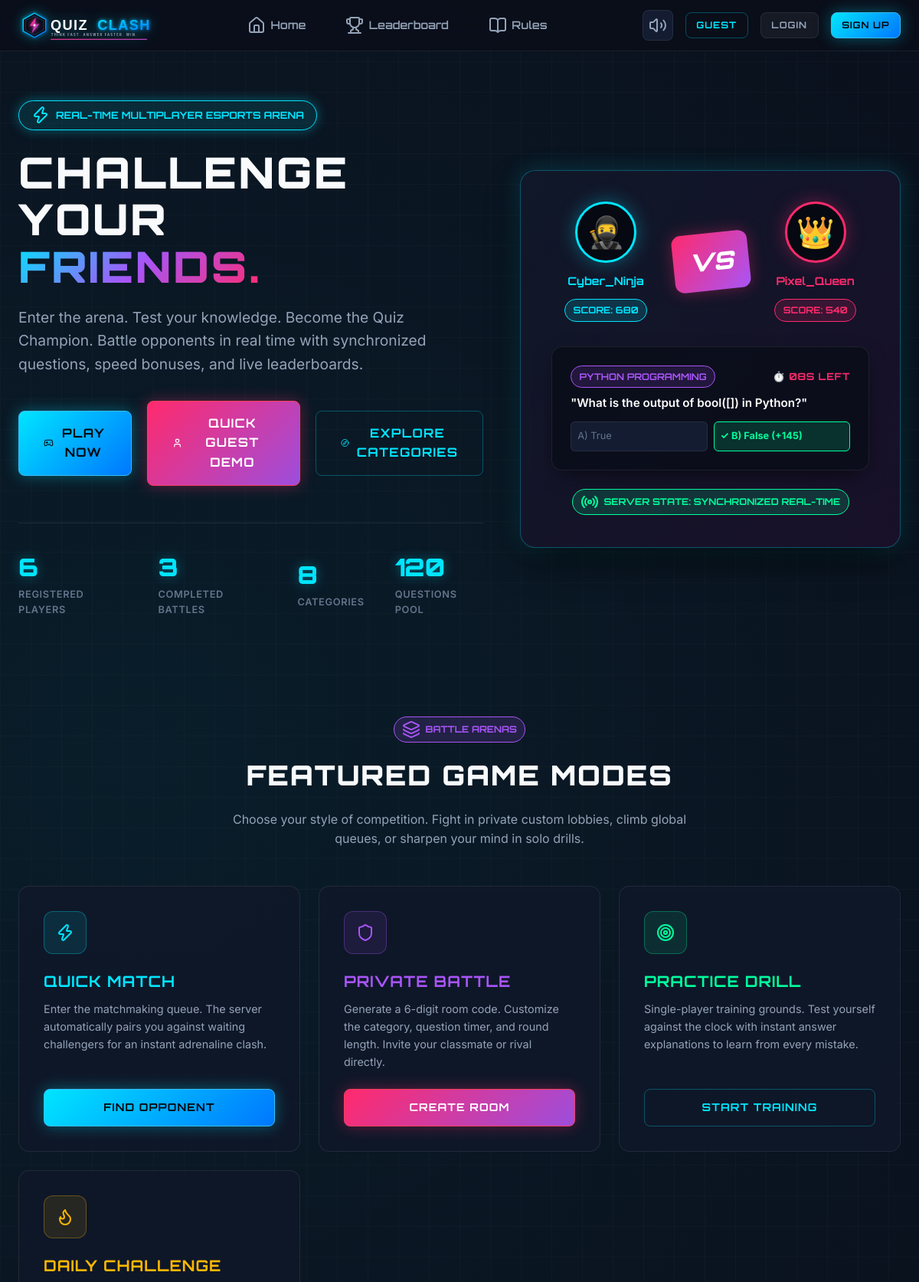
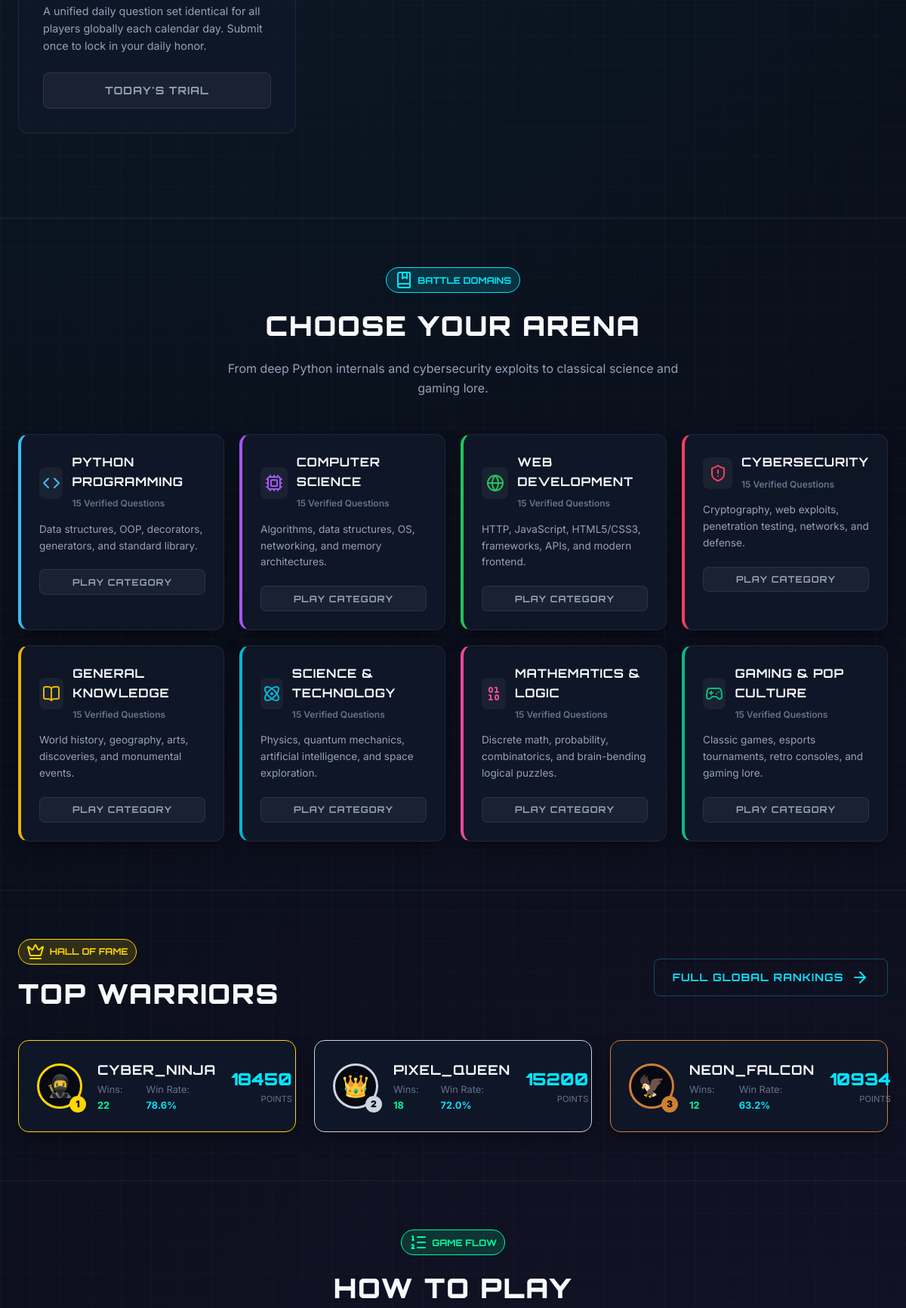
The page / (upper part) on the database its author committed (2 pictures, top to bottom).
### models/question.py (models this page shows, shortened)
class Category(db.Model):
    __tablename__ = 'categories'
    id = db.Column(db.Integer, primary_key=True)
    name = db.Column(db.String(80), unique=True, nullable=False)
    slug = db.Column(db.String(80), unique=True, nullable=False)
    description = db.Column(db.String(255), nullable=True)
    icon_name = db.Column(db.String(50), default='zap')
    color_hex = db.Column(db.String(20), default='#00E5FF')
    questions = db.relationship('Question', backref='category', lazy='dynamic', cascade='all, delete-orphan')

### models/user.py (models this page shows, shortened)
class User(db.Model):
    __tablename__ = 'users'
    id = db.Column(db.Integer, primary_key=True)
    username = db.Column(db.String(40), unique=True, nullable=False, index=True)
    email = db.Column(db.String(120), unique=True, nullable=True)
    password_hash = db.Column(db.String(255), nullable=False)
    avatar = db.Column(db.String(50), default='cyber_ninja')
    is_guest = db.Column(db.Boolean, default=False)
    is_admin = db.Column(db.Boolean, default=False)
    created_at = db.Column(db.DateTime, default=lambda: datetime.now(timezone.utc))
    last_active = db.Column(db.DateTime, default=lambda: datetime.now(timezone.utc))
    stats = db.relationship('PlayerStats', backref='user', uselist=False, cascade='all, delete-orphan')
    achievements = db.relationship('UserAchievement', backref='user', lazy='dynamic', cascade='all, delete-orphan')
    participations = db.relationship('MatchParticipant', backref='user', lazy='dynamic')

class PlayerStats(db.Model):
    __tablename__ = 'player_stats'
    id = db.Column(db.Integer, primary_key=True)
    user_id = db.Column(db.Integer, db.ForeignKey('users.id', ondelete='CASCADE'), nullable=False, unique=True)
    total_games = db.Column(db.Integer, default=0)
    wins = db.Column(db.Integer, default=0)
    losses = db.Column(db.Integer, default=0)
    draws = db.Column(db.Integer, default=0)
    total_score = db.Column(db.Integer, default=0)
    highest_score = db.Column(db.Integer, default=0)
    current_streak = db.Column(db.Integer, default=0)
    max_streak = db.Column(db.Integer, default=0)
    total_correct = db.Column(db.Integer, default=0)
    total_answered = db.Column(db.Integer, default=0)
    @property
    def win_rate(self) -> float:
        if self.total_games == 0:
            return 0.0
        return round((self.wins / self.total_games) * 100, 1)

### routes/main.py (the view)
@main_bp.route('/')
def index():
    total_players = User.query.filter_by(is_guest=False).count()
    total_battles = MatchHistory.query.count()
    total_categories = Category.query.count()
    total_questions = Question.query.count()
    top_players = (
        db.session.query(User, PlayerStats)
        .join(PlayerStats, User.id == PlayerStats.user_id)
        .filter(User.is_guest == False)
        .order_by(PlayerStats.total_score.desc())
        .limit(3)
        .all()
    )
    categories = Category.query.all()
    return render_template(
        'index.html',
        total_players=total_players,
        total_battles=total_battles,
        total_categories=total_categories,
        total_questions=total_questions,
        top_players=top_players,
        categories=categories
    )

### templates/index.html (shortened to what this page needs)
{% extends "base.html" %}
{% block content %}
<section class="hero-section">
  <div class="container hero-grid">
    <div>
      <div class="hero-badge">
        <i data-lucide="zap"></i> REAL-TIME MULTIPLAYER ESPORTS ARENA
      </div>
      <h1 class="hero-title">
        CHALLENGE YOUR <br>
        <span class="gradient-text">FRIENDS.</span>
      </h1>
      <p class="hero-lead">
        Enter the arena. Test your knowledge. Become the Quiz Champion. Battle opponents in real time with synchronized questions, speed bonuses, and live leaderboards.
      </p>
      <div class="hero-actions">
        {% if session.get('user_id') %}
          <a href="{{ url_for('dashboard.dashboard_view') }}" class="btn-cyber btn-cyber-primary btn-lg">
            <i data-lucide="swords"></i> Enter Arena
          </a>
        {% else %}
          <a href="{{ url_for('auth.register') }}" class="btn-cyber btn-cyber-primary btn-lg">
            <i data-lucide="gamepad-2"></i> Play Now
          </a>
          <a href="{{ url_for('auth.guest_login') }}" class="btn-cyber btn-cyber-secondary btn-lg">
            <i data-lucide="user"></i> Quick Guest Demo
          </a>
        {% endif %}
        <a href="#categories" class="btn-cyber btn-cyber-outline btn-lg">
          <i data-lucide="compass"></i> Explore Categories
        </a>
      </div>
      <div class="hero-stats-bar">
        <div class="hero-stat-item">
          <span class="hero-stat-val">{{ total_players }}</span>
          <span class="hero-stat-label">Registered Players</span>
        </div>
        <div class="hero-stat-item">
          <span class="hero-stat-val">{{ total_battles }}</span>
          <span class="hero-stat-label">Completed Battles</span>
        </div>
        <div class="hero-stat-item">
          <span class="hero-stat-val">{{ total_categories }}</span>
          <span class="hero-stat-label">Categories</span>
        </div>
        <div class="hero-stat-item">
          <span class="hero-stat-val">{{ total_questions }}</span>
          <span class="hero-stat-label">Questions Pool</span>
        </div>
      </div>
    </div>
    <div class="hero-pvp-card">
      <div class="pvp-display">
        <div class="pvp-fighter fighter-p1">
          <div class="fighter-avatar">🥷</div>
          <span class="fighter-name text-cyan">Cyber_Ninja</span>
          <span class="badge-cyber badge-cyan">Score: 680</span>
        </div>
        <div class="pvp-vs-emblem">VS</div>
        <div class="pvp-fighter fighter-p2">
          <div class="fighter-avatar">👑</div>
          <span class="fighter-name text-pink">Pixel_Queen</span>
          <span class="badge-cyber badge-pink">Score: 540</span>
        </div>
      </div>
      <div class="cyber-card" style="background: rgba(10, 14, 26, 0.9); margin-bottom: 1.5rem;">
        <div style="display: flex; justify-content: space-between; align-items: center; margin-bottom: 0.5rem;">
          <span class="badge-cyber badge-purple">Python Programming</span>
          <span class="text-pink font-heading" style="font-size: 0.8rem; font-weight: 700;">⏱️ 08s Left</span>
        </div>
        <p style="font-size: 0.95rem; font-weight: 600; color: #fff;">
          "What is the output of bool([]) in Python?"
        </p>
        <div style="display: grid; grid-template-columns: 1fr 1fr; gap: 0.5rem; margin-top: 0.75rem;">
          <div style="padding: 0.5rem; background: var(--bg-surface); border-radius: 6px; font-size: 0.8rem; border: 1px solid var(--border-subtle); color: var(--text-muted);">A) True</div>
          <div style="padding: 0.5rem; background: rgba(0, 255, 157, 0.15); border: 1px solid var(--neon-green); border-radius: 6px; font-size: 0.8rem; color: var(--neon-green); font-weight: 700;">✓ B) False (+145)</div>
        </div>
      </div>
      <div style="text-align: center;">
        <span class="badge-cyber badge-green"><i data-lucide="radio"></i> Server State: Synchronized Real-Time</span>
      </div>
    </div>
  </div>
</section>
<section class="container" style="padding: 4rem 1.5rem;">
  <div style="text-align: center; max-width: 650px; margin: 0 auto;">
    <span class="badge-cyber badge-purple"><i data-lucide="layers"></i> Battle Arenas</span>
    <h2 style="font-size: 2.25rem; font-weight: 900; margin: 0.75rem 0 1rem 0;">FEATURED GAME MODES</h2>
    <p style="color: var(--text-secondary);">Choose your style of competition. Fight in private custom lobbies, climb global queues, or sharpen your mind in solo drills.</p>
  </div>
  <div class="modes-grid">
    <div class="mode-card">
      <div>
        <div class="mode-icon"><i data-lucide="zap"></i></div>
        <h3 class="mode-title text-cyan">Quick Match</h3>
        <p class="mode-desc">Enter the matchmaking queue. The server automatically pairs you against waiting challengers for an instant adrenaline clash.</p>
      </div>
      <a href="{% if session.get('user_id') %}{{ url_for('dashboard.dashboard_view') }}{% else %}{{ url_for('auth.login') }}{% endif %}" class="btn-cyber btn-cyber-primary btn-block">
        Find Opponent
      </a>
    </div>
    <div class="mode-card">
      <div>
        <div class="mode-icon" style="color: var(--neon-purple); border-color: var(--border-purple); background: rgba(168, 85, 247, 0.1);"><i data-lucide="shield"></i></div>
        <h3 class="mode-title text-purple">Private Battle</h3>
        <p class="mode-desc">Generate a 6-digit room code. Customize the category, question timer, and round length. Invite your classmate or rival directly.</p>
      </div>
      <a href="{% if session.get('user_id') %}{{ url_for('dashboard.dashboard_view') }}{% else %}{{ url_for('auth.login') }}{% endif %}" class="btn-cyber btn-cyber-secondary btn-block">
        Create Room
      </a>
    </div>
    <div class="mode-card">
      <div>
        <div class="mode-icon" style="color: var(--neon-green); border-color: rgba(0, 255, 157, 0.3); background: rgba(0, 255, 157, 0.1);"><i data-lucide="target"></i></div>
        <h3 class="mode-title text-green">Practice Drill</h3>
        <p class="mode-desc">Single-player training grounds. Test yourself against the clock with instant answer explanations to learn from every mistake.</p>
      </div>
      <a href="{% if session.get('user_id') %}{{ url_for('dashboard.practice_view') }}{% else %}{{ url_for('auth.login') }}{% endif %}" class="btn-cyber btn-cyber-outline btn-block">
        Start Training
      </a>
    </div>
    <div class="mode-card">
      <div>
        <div class="mode-icon" style="color: var(--neon-amber); border-color: rgba(255, 184, 0, 0.3); background: rgba(255, 184, 0, 0.1);"><i data-lucide="flame"></i></div>
        <h3 class="mode-title text-amber">Daily Challenge</h3>
        <p class="mode-desc">A unified daily question set identical for all players globally each calendar day. Submit once to lock in your daily honor.</p>
      </div>
      <a href="{% if session.get('user_id') %}{{ url_for('dashboard.daily_challenge') }}{% else %}{{ url_for('auth.login') }}{% endif %}" class="btn-cyber btn-cyber-ghost btn-block">
        Today's Trial
      </a>
    </div>
  </div>
</section>
<section id="categories" class="container" style="padding: 4rem 1.5rem; border-top: 1px solid var(--border-subtle);">
  <div style="text-align: center; max-width: 650px; margin: 0 auto 3rem auto;">
    <span class="badge-cyber badge-cyan"><i data-lucide="book-marked"></i> Battle Domains</span>
    <h2 style="font-size: 2.25rem; font-weight: 900; margin: 0.75rem 0 1rem 0;">CHOOSE YOUR ARENA</h2>
    <p style="color: var(--text-secondary);">From deep Python internals and cybersecurity exploits to classical science and gaming lore.</p>
  </div>
  <div style="display: grid; grid-template-columns: repeat(auto-fit, minmax(260px, 1fr)); gap: 1.25rem;">
    {% for cat in categories %}
      <div class="cyber-card" style="border-left: 4px solid {{ cat.color_hex }};">
        <div style="display: flex; align-items: center; gap: 0.75rem; margin-bottom: 0.75rem;">
          <div style="width: 42px; height: 42px; border-radius: 8px; background: rgba(255, 255, 255, 0.05); display: flex; align-items: center; justify-content: center; color: {{ cat.color_hex }};">
            <i data-lucide="{{ cat.icon_name }}"></i>
          </div>
          <div>
            <h4 style="font-size: 1rem; margin-bottom: 0.1rem;">{{ cat.name }}</h4>
            <span style="font-size: 0.75rem; color: var(--text-muted); font-weight: 600;">{{ cat.questions.count() }} Verified Questions</span>
          </div>
        </div>
        <p style="font-size: 0.85rem; color: var(--text-secondary); margin-bottom: 1.25rem;">
          {{ cat.description }}
        </p>
        <a href="{% if session.get('user_id') %}{{ url_for('dashboard.practice_view', category=cat.id) }}{% else %}{{ url_for('auth.login') }}{% endif %}" class="btn-cyber btn-cyber-ghost btn-sm btn-block">
          Play Category
        </a>
      </div>
    {% endfor %}
  </div>
</section>
<section class="container" style="padding: 4rem 1.5rem; border-top: 1px solid var(--border-subtle);">
  <div style="display: flex; align-items: center; justify-content: space-between; margin-bottom: 2rem; flex-wrap: wrap; gap: 1rem;">
    <div>
      <span class="badge-cyber badge-gold"><i data-lucide="crown"></i> Hall of Fame</span>
      <h2 style="font-size: 2.25rem; font-weight: 900; margin-top: 0.5rem;">TOP WARRIORS</h2>
    </div>
    <a href="{{ url_for('leaderboard.leaderboard_view') }}" class="btn-cyber btn-cyber-outline">
      Full Global Rankings <i data-lucide="arrow-right"></i>
    </a>
  </div>
  <div style="display: grid; grid-template-columns: repeat(auto-fit, minmax(300px, 1fr)); gap: 1.5rem;">
    {% for u, s in top_players %}
      <div class="cyber-card" style="display: flex; align-items: center; gap: 1.25rem; border-color: {% if loop.index == 1 %}#ffd700{% elif loop.index == 2 %}#cbd5e1{% else %}#cd7f32{% endif %};">
        <div style="position: relative;">
          <div style="width: 60px; height: 60px; border-radius: 50%; background: var(--bg-darker); border: 3px solid {% if loop.index == 1 %}#ffd700{% elif loop.index == 2 %}#cbd5e1{% else %}#cd7f32{% endif %}; display: flex; align-items: center; justify-content: center; font-size: 1.8rem;">
            {% if u.avatar == 'cyber_ninja' %}🥷{% elif u.avatar == 'pixel_queen' %}👑{% elif u.avatar == 'neon_falcon' %}🦅{% else %}🧙‍♂️{% endif %}
          </div>
          <span style="position: absolute; bottom: -5px; right: -5px; width: 22px; height: 22px; border-radius: 50%; background: {% if loop.index == 1 %}#ffd700{% elif loop.index == 2 %}#cbd5e1{% else %}#cd7f32{% endif %}; color: #000; font-weight: 900; font-size: 0.75rem; display: flex; align-items: center; justify-content: center;">
            {{ loop.index }}
          </span>
        </div>
        <div style="flex-grow: 1;">
          <h4 style="font-size: 1.1rem; margin-bottom: 0.2rem;">{{ u.username }}</h4>
          <div style="display: flex; gap: 1rem; font-size: 0.8rem; color: var(--text-muted);">
            <span>Wins: <strong class="text-green">{{ s.wins }}</strong></span>
            <span>Win Rate: <strong class="text-cyan">{{ s.win_rate }}%</strong></span>
          </div>
        </div>
        <div style="text-align: right;">
          <span style="font-family: var(--font-heading); font-size: 1.4rem; font-weight: 900; color: var(--neon-cyan);">{{ s.total_score }}</span>
          <span style="display: block; font-size: 0.7rem; color: var(--text-muted); text-transform: uppercase;">Points</span>
        </div>
      </div>
    {% endfor %}
  </div>
</section>
<section class="container" style="padding: 4rem 1.5rem; border-top: 1px solid var(--border-subtle);">
  <div style="text-align: center; max-width: 650px; margin: 0 auto 3rem auto;">
    <span class="badge-cyber badge-green"><i data-lucide="list-ordered"></i> Game Flow</span>
    <h2 style="font-size: 2.25rem; font-weight: 900; margin: 0.75rem 0 1rem 0;">HOW TO PLAY</h2>
  </div>
</section>
{% endblock %}

### rows shown on the page
Category: name "PYTHON PROGRAMMING", questions.count "15", description "Data structures, OOP, decorators, generators, and standard library."
Category: name "COMPUTER SCIENCE", questions.count "15", description "Algorithms, data structures, OS, networking, and memory architectures."
Category: name "WEB DEVELOPMENT", questions.count "15", description "HTTP, JavaScript, HTML5/CSS3, frameworks, APIs, and modern frontend."
Category: name "CYBERSECURITY", questions.count "15", description "Cryptography, web exploits, penetration testing, networks, and defense."
Category: name "GENERAL KNOWLEDGE", questions.count "15", description "World history, geography, arts, discoveries, and monumental events."
Category: name "SCIENCE & TECHNOLOGY", questions.count "15", description "Physics, quantum mechanics, artificial intelligence, and space exploration."
Category: name "MATHEMATICS & LOGIC", questions.count "15", description "Discrete math, probability, combinatorics, and brain-bending logical puzzles."
Category: name "GAMING & POP CULTURE", questions.count "15", description "Classic games, esports tournaments, retro consoles, and gaming lore."
User: username "CYBER_NINJA", wins "22", win_rate "78.6", total_score "18450"
User: username "PIXEL_QUEEN", wins "18", win_rate "72.0", total_score "15200"
User: username "NEON_FALCON", wins "12", win_rate "63.2", total_score "10934"

### other values the page prints
{{ total_players }} "6"
{{ total_battles }} "3"
{{ total_categories }} "8"
{{ total_questions }} "120"
